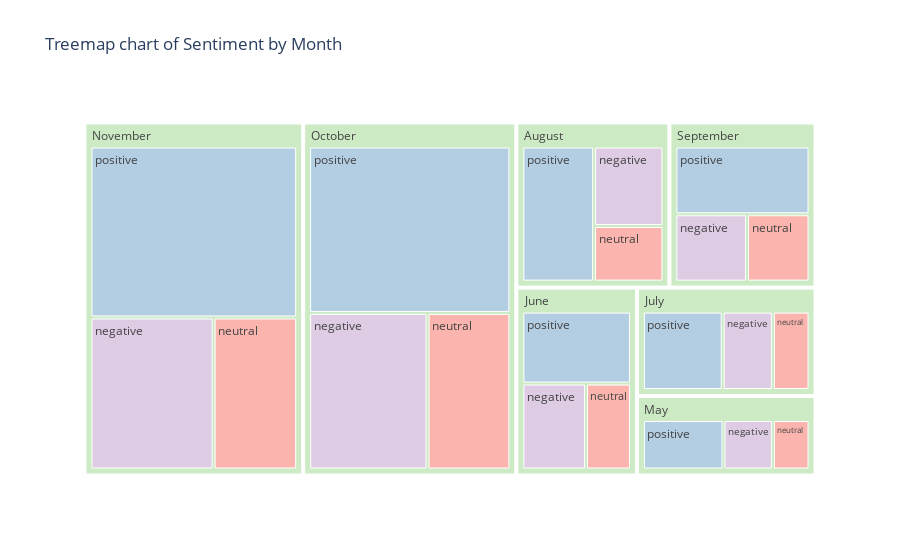

The code cell stored with this chart in its notebook:
### Code cell
# By Month
month_dict = {
    1: 'January',
    2: 'February',
    3: 'March',
    4: 'April',
    5: 'May',
    6: 'June',
    7: 'July',
    8: 'August',
    9: 'September',
    10: 'October',
    11: 'November',
    12: 'December'
}

df['month'] = df['month'].map(month_dict)

fig = px.treemap(df, title='Treemap chart of Sentiment by Month',
                 path=['month', 'Predicted_Sentiment'], color="Predicted_Sentiment", color_discrete_sequence=color_sequence)
fig.show()

fig.write_image("./images/treemap/treemap_sentiment_by_month.png")

### Figure 1 — Plotly figure (JSON) as saved in the notebook; plotly's stock layout.template omitted (floating-point values rounded to 4 significant figures)
{"data": [{"branchvalues": "total", "customdata": [["negative"], ["(?)"], ["(?)"], ["(?)"], ["(?)"], ["(?)"], ["positive"], ["positive"], ["positive"], ["positive"], ["positive"], ["positive"], ["positive"], ["neutral"], ["neutral"], ["neutral"], ["neutral"], ["neutral"], ["neutral"], ["neutral"], ["negative"], ["negative"], ["negative"], ["negative"], ["negative"], ["negative"], ["(?)"], ["(?)"]], "domain": {"x": [0, 1], "y": [0, 1]}, "hovertemplate": "labels=%{label}<br>count=%{value}<br>parent=%{parent}<br>id=%{id}<br>Predicted_Sentiment=%{customdata[0]}<extra></extra>", "ids": ["August/negative", "November", "May", "June", "July", "August", "September/positive", "October/positive", "November/positive", "May/positive", "June/positive", "July/positive", "August/positive", "September/neutral", "October/neutral", "November/neutral", "May/neutral", "June/neutral", "July/neutral", "August/neutral", "September/negative", "October/negative", "November/negative", "May/negative", "June/negative", "July/negative", "October", "September"], "labels": ["negative", "November", "May", "June", "July", "August", "positive", "positive", "positive", "positive", "positive", "positive", "positive", "neutral", "neutral", "neutral", "neutral", "neutral", "neutral", "neutral", "negative", "negative", "negative", "negative", "negative", "negative", "October", "September"], "marker": {"colors": ["rgb(222,203,228)", "rgb(204,235,197)", "rgb(204,235,197)", "rgb(204,235,197)", "rgb(204,235,197)", "rgb(204,235,197)", "rgb(179,205,227)", "rgb(179,205,227)", "rgb(179,205,227)", "rgb(179,205,227)", "rgb(179,205,227)", "rgb(179,205,227)", "rgb(179,205,227)", "rgb(251,180,174)", "rgb(251,180,174)", "rgb(251,180,174)", "rgb(251,180,174)", "rgb(251,180,174)", "rgb(251,180,174)", "rgb(251,180,174)", "rgb(222,203,228)", "rgb(222,203,228)", "rgb(222,203,228)", "rgb(222,203,228)", "rgb(222,203,228)", "rgb(222,203,228)", "rgb(204,235,197)", "rgb(204,235,197)"]}, "name": "", "parents": ["August", "", "", "", "", "", "September", "October", "November", "May", "June", "July", "August", "September", "October", "November", "May", "June", "July", "August", "September", "October", "November", "May", "June", "July", "", ""], "type": "treemap", "values": [283, 2991, 550, 878, 750, 979, 469, 1503, 1583, 266, 400, 359, 498, 217, 582, 569, 121, 198, 165, 198, 249, 832, 839, 163, 280, 226, 2917, 935]}], "layout": {"legend": {"tracegroupgap": 0}, "title": {"text": "Treemap chart of Sentiment by Month"}, "treemapcolorway": ["rgb(222,203,228)", "rgb(204,235,197)", "rgb(179,205,227)", "rgb(251,180,174)", "rgb(254,217,166)", "rgb(255,255,204)", "rgb(229,216,189)", "rgb(253,218,236)", "rgb(242,242,242)"]}}
